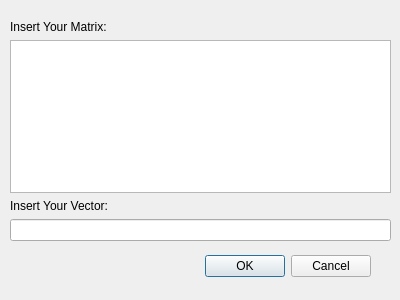
<?xml version="1.0" encoding="UTF-8"?>
<ui version="4.0">
    <class>Dialog</class>
    <widget class="QDialog" name="Dialog">
        <property name="geometry">
            <rect>
                <x>0</x>
                <y>0</y>
                <width>400</width>
                <height>300</height>
            </rect>
        </property>
        <property name="windowTitle">
            <string>Dialog</string>
        </property>
        <widget class="QDialogButtonBox" name="buttonBox">
            <property name="geometry">
                <rect>
                    <x>30</x>
                    <y>250</y>
                    <width>341</width>
                    <height>32</height>
                </rect>
            </property>
            <property name="orientation">
                <enum>Qt::Horizontal</enum>
            </property>
            <property name="standardButtons">
                <set>QDialogButtonBox::Cancel|QDialogButtonBox::Ok</set>
            </property>
        </widget>
        <widget class="QWidget" name="">
            <property name="geometry">
                <rect>
                    <x>10</x>
                    <y>20</y>
                    <width>381</width>
                    <height>221</height>
                </rect>
            </property>
            <layout class="QVBoxLayout" name="verticalLayout">
                <item>
                    <widget class="QLabel" name="label">
                        <property name="text">
                            <string>Insert Your Matrix:</string>
                        </property>
                    </widget>
                </item>
                <item>
                    <widget class="QTextEdit" name="matrixEdit"/>
                </item>
                <item>
                    <widget class="QLabel" name="label_2">
                        <property name="text">
                            <string>Insert Your Vector:</string>
                        </property>
                    </widget>
                </item>
                <item>
                    <widget class="QLineEdit" name="vectorEdit"/>
                </item>
            </layout>
        </widget>
    </widget>
    <resources/>
    <connections>
        <connection>
            <sender>buttonBox</sender>
            <signal>accepted()</signal>
            <receiver>Dialog</receiver>
            <slot>accept()</slot>
            <hints>
                <hint type="sourcelabel">
                    <x>248</x>
                    <y>254</y>
                </hint>
                <hint type="destinationlabel">
                    <x>157</x>
                    <y>274</y>
                </hint>
            </hints>
        </connection>
        <connection>
            <sender>buttonBox</sender>
            <signal>rejected()</signal>
            <receiver>Dialog</receiver>
            <slot>reject()</slot>
            <hints>
                <hint type="sourcelabel">
                    <x>316</x>
                    <y>260</y>
                </hint>
                <hint type="destinationlabel">
                    <x>286</x>
                    <y>274</y>
                </hint>
            </hints>
        </connection>
    </connections>
</ui>
